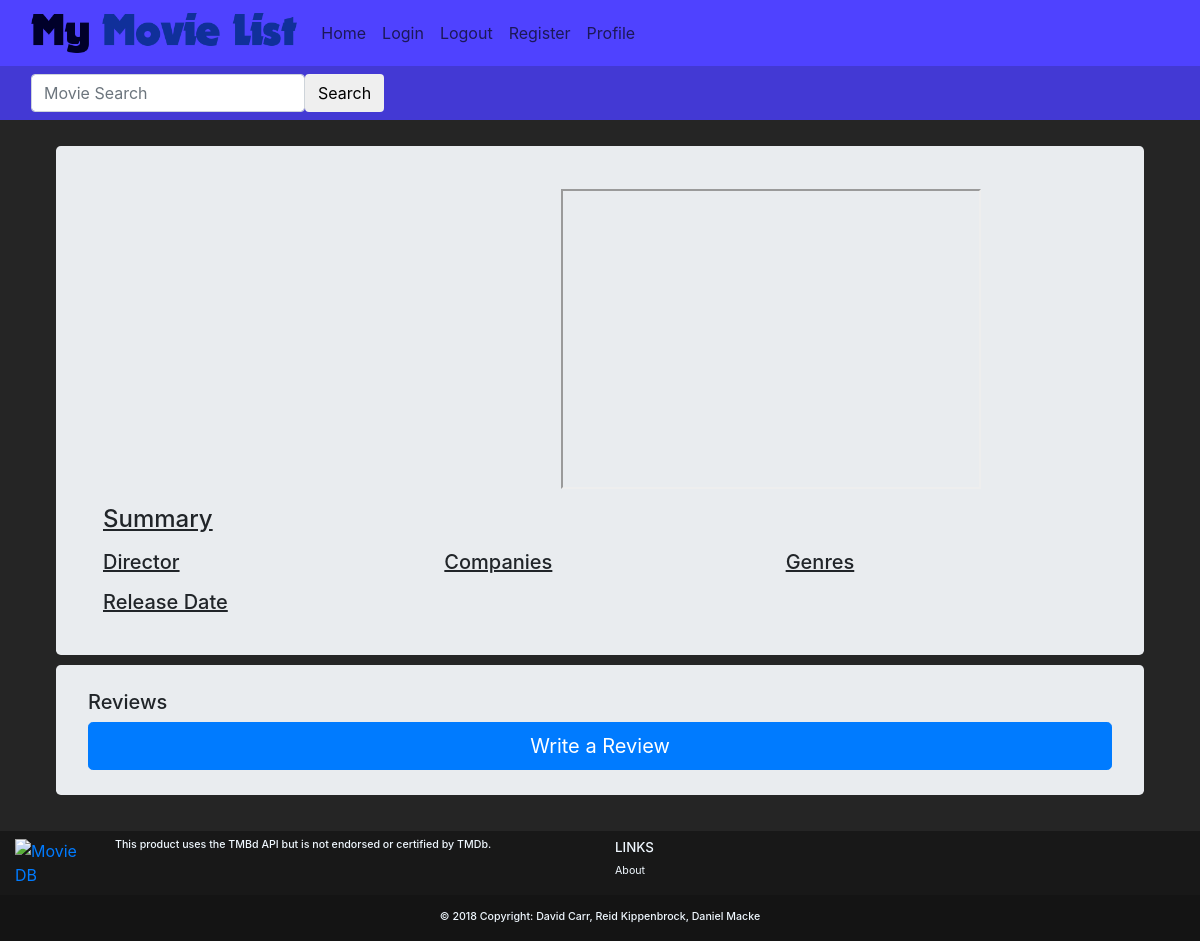
The app's page /movies/?movie_id=15575, older data.
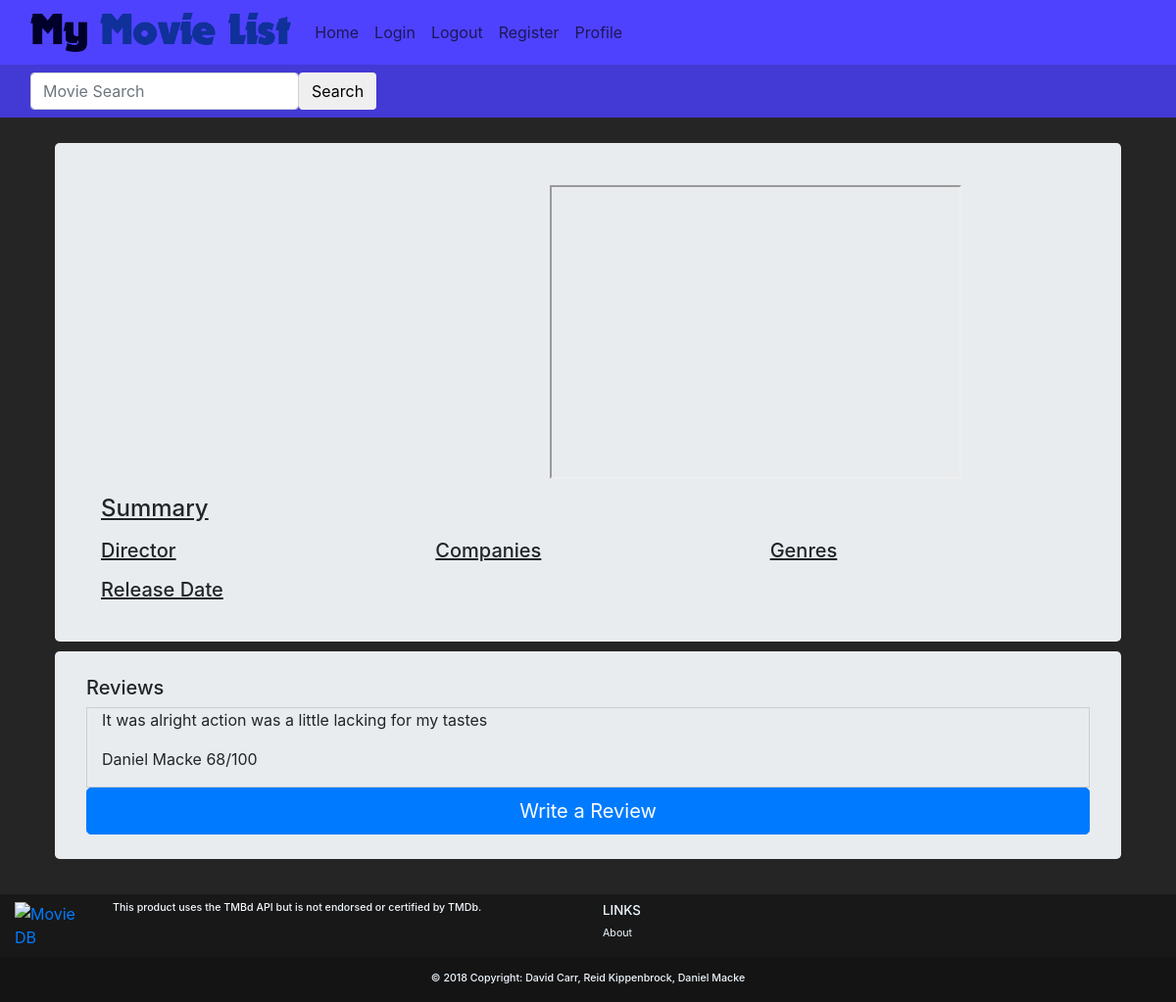
The same page, newer data.
### movies/models.py (models this page shows)
class MovieReview(models.Model):
    user = models.ForeignKey(User,on_delete=models.CASCADE,default=1)
    movie_id = models.IntegerField(default=0)
    movie_title = models.CharField(max_length=50, default='')
    rating = models.IntegerField(
        default=0,
        validators=[
            MaxValueValidator(100),
            MinValueValidator(0)
        ]
    )
    review = models.CharField(max_length=1000, default='')

### movies/views.py (the view)
# urls.py: path('', views.movies),
def movies(request):
    movie_id = request.GET.get('movie_id')
    movie = tmdb.Movies(movie_id)
    if(movie_id):
        movie_info = movie.info()
        movie_title = movie_info["title"]
        movie_poster = 'http://image.tmdb.org/t/p/w185/' + movie_info["poster_path"]
        movie_overview = movie_info["overview"]
        movie_genres = movie_info["genres"]
        movie_companies = movie_info["production_companies"]
        movie_release_date = movie_info["release_date"]
        movie_trailer = ""
        movie_director = ""
        movie_director_pic = ""
        for f in movie.videos()["results"]:
            if (f["site"] == "YouTube" and f["type"] == "Trailer"):
                movie_trailer = "https://youtube.com/embed/" + f["key"]
                break;
        for f in movie.credits()["crew"]:
            if f["job"] == "Director" :
                movie_director = f["name"]
                movie_director_pic = f["profile_path"]
        movie_homepage = movie_info["homepage"]
        movie_reviews =  MovieReview.objects.filter(movie_id=movie_id)
        args = {'id':movie_id,'title': movie_title, 'poster': movie_poster, 'overview': movie_overview, 'genres': movie_genres,
                'companies': movie_companies, 'release_date': movie_release_date, 'trailer': movie_trailer,
                'homepage': movie_homepage, 'director':movie_director, 'director_pic':movie_director_pic,'reviews':movie_reviews,}
    return render(request, 'movies/movies.html', args)

### movies/templates/movies/movies.html (shortened to what this page needs)
{% extends 'base.html' %}
{% block body %}
  <div class="container p-3">
    <div class="jumbotron">
      <div class="container-fluid">
        <div class="row" style="padding-top: 10px;">
          <div class="col-md-4 text-center">
          </div>
          <div class="col-md-8 text-center">
            <iframe height="300" width="420" src="{{ trailer }}">
            </iframe>
          </div>
        </div>
        <div class="row" style="padding-top: 10px;">
            <div class="col-md-12 lead">
                <u><h4 class"text-md-left"> Summary </h4></u>
            </div>
        </div>
        <div class="row">
          <div class="col-md-4">
            <u><h5 class="text-md-left"> Director </h5></u>
            <u><h5 class="text-md-left"> Release Date </h5></u>
          </div>
          <div class="col-md-4">
            <u><h5 class="text-md-left"> Companies </h5></u>
          </div>
          <div class="col-md-4">
            <u><h5 class="text-md-left text-underline"> Genres </h5></u>
          </div>
        </div>
      </div>
    </div>
    <div class="jumbotron">
      <h5>Reviews</h5>
        {%for review in reviews%}
        <div class="container-fluid" style="border:1px solid #cecece;">
          <blockquote>
            <p>{{review.review}}<p>
            <footer> {{review.user.first_name}} {{review.user.last_name}} {{review.rating}}/100</footer>
          </blockquote>
        </div>
        {% endfor %}
        <a href="/movies/write_review/?movie_id={{ id }}" class="btn btn-primary btn-lg btn-block">Write a Review</a>
    </div>
  </div>
{% endblock %}

Row changes from the older to the newer data that the page shows:
added MovieReview: review "It was alright action was a little lacking for my tastes", user.first_name "Daniel", user.last_name "Macke", rating "68"
